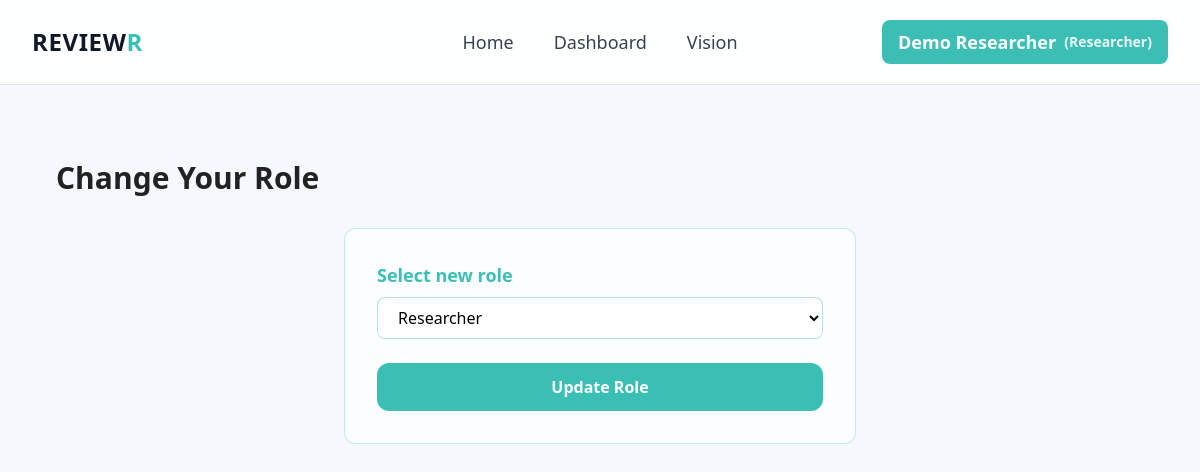
The page /change_role (signed in) on the database its author committed.
### app/models.py (models this page shows, shortened)
class User(db.Model):
    __tablename__ = "User"
    user_id = db.Column(db.Integer, primary_key=True)
    name = db.Column(db.String(255), nullable=False)
    email = db.Column(db.String(255), unique=True, nullable=False)
    role = db.Column(db.String(100), nullable=False)
    papers = db.relationship('Paper', backref='author', lazy=True)
    reviews = db.relationship('Review', backref='reviewer', lazy=True)

### app/routes.py (the view, shortened to what this page needs)
@main.route("/change_role", methods=["GET", "POST"])
def change_role():
    if not session.get("user_id"):
        flash("Please log in first.", "error")
        return redirect(url_for("main.login"))
    user = User.query.get(session.get("user_id"))
    roles = ["Researcher", "Reviewer", "Company", "User", "System/Admin", "Founder"]
    return render_template("change_role.html", title="Change Role", roles=roles, user=user)

### app/templates/change_role.html
{% extends "base.html" %}
{% block content %}
<h1 class="text-3xl font-extrabold mb-8">Change Your Role</h1>
<div class="bg-darkbg/70 border border-accent/30 p-8 rounded-xl max-w-lg mx-auto">
  <form method="post" class="space-y-6">
    <div>
      <label class="text-lg font-semibold text-accent">Select new role</label>
      <select name="role"
              class="w-full mt-2 px-4 py-2 rounded-lg bg-darkbg border border-accent/40 text-black">
        {% for r in roles %}
          <option value="{{ r }}" {% if user.role == r %} selected {% endif %}>{{ r }}</option>
        {% endfor %}
      </select>
    </div>
    <button type="submit"
            class="w-full py-3 bg-accent text-darkbg rounded-xl font-bold hover:bg-yellow-500 transition">
      Update Role
    </button>
  </form>
</div>
{% endblock %}

### app/templates/base.html (shortened to what this page needs)
<!doctype html>
<html lang="nl">
<head>
  <script src="https://cdn.tailwindcss.com"></script>
</head>
<body class="text-gray-800">
  <header class="w-full fixed top-0 z-50 bg-white/90 backdrop-blur border-b border-gray-200">
    <nav class="max-w-7xl mx-auto px-8 py-5 grid grid-cols-3 items-center text-lg">
      <a href="{{ url_for('main.index') }}" class="text-2xl font-extrabold tracking-wide text-gray-900 hover:text-accent transition">
        REVIEW<span class="text-accent">R</span>
      </a>
      <div class="flex justify-center space-x-10 text-gray-700">
        <a href="{{ url_for('main.index') }}" class="hover:text-accent transition">Home</a>
        <a href="{{ url_for('main.dashboard') }}" class="hover:text-accent transition">Dashboard</a>
        <a href="{{ url_for('main.vision') }}" class="hover:text-accent transition">Vision</a>
      </div>
      <div class="flex justify-end items-center space-x-4">
        {% if not session.get('user_id') %}
          <a href="{{ url_for('main.register') }}"
             class="border border-accent px-3 py-1.5 rounded-lg text-accent hover:bg-accent hover:text-white transition">
            Create Account
          </a>
          <a href="{{ url_for('main.login') }}"
             class="px-3 py-1.5 bg-accent text-white rounded-lg font-semibold hover:bg-teal-600 transition">
            Login
          </a>
        {% else %}
          <div class="relative" x-data="{ open: false }">
            <button @click="open = !open"
                    class="flex items-center space-x-2 px-4 py-2 bg-accent text-white rounded-lg font-semibold hover:bg-teal-600 transition">
              <span>{{ session.get('user_name') }}</span>
              <span class="text-sm opacity-90">({{ session.get('user_role') }})</span>
            </button>
          </div>
        {% endif %}
      </div>
    </nav>
  </header>
  <div id="vanta-bg" class="absolute top-0 left-0 w-full h-full -z-10 opacity-20"></div>
  <main class="pt-40 pb-20 px-8 max-w-6xl mx-auto">
    {% block content %}{% endblock %}
  </main>
</body>
</html>

### app/templates/base.html (style rules this page uses)
html, body { background-color: #f5f8fc !important; color: #222 !important; overflow-x: hidden; height: 100%; }

### rows shown on the page
User: get "Demo Researcher", get "Researcher", role "Researcher"
